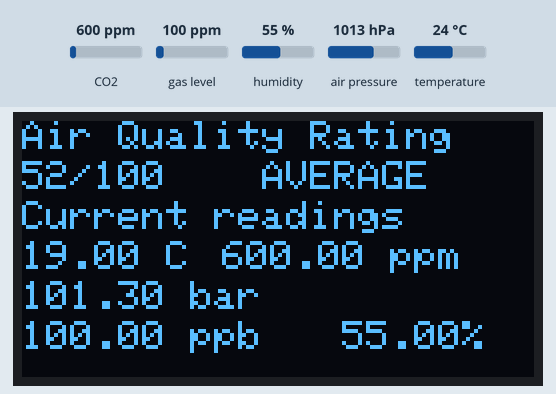
Simulated run of this sketch. Board: ESP32. On the bench: 128×64 one-colour display. The inputs (shaded band) are chosen by the test bench; at power-on: CO2 600 ppm, gas level 100 ppm, humidity 55 %, air pressure 1013 hPa, temperature 24 °C. WiFi joins after 1.5 s; servers stay silent unless stated; uploads are accepted with an empty reply; what the sketch prints to the serial monitor is not drawn.

Above: at 7.7 s.

The sketch:

boardCode.ino
```cpp
#include "WiFi.h"
#include "HTTPClient.h"
#include "Adafruit_CCS811.h"
#include "Adafruit_BMP280.h"
#include "ClosedCube_HDC1080.h"
#include "Wire.h"
#include "math.h"
#include "Adafruit_GFX.h"
#include "Adafruit_SSD1306.h"


// WIFI CONSTANTS
const char* ssid = "Cleo";
const char* password = "A2EF6FE599";
//const char* ssid = "KalameheCozy";
//const char* password = "Cozy1234";

// SENSORS
Adafruit_CCS811 ccs;
Adafruit_BMP280 bme;
ClosedCube_HDC1080 hdc1080;

// BOARD DATA
int board_ID = 1;

// DISPLAY RELATED
#define I2C_SDA 5
#define I2C_SCL 4
// W = WIDTH, H = HEIGHT
#define W 128
#define H 64

Adafruit_SSD1306 display(W, H, &Wire1, -1);


void setup() {
  Serial.begin(115200);
  Wire.begin();
  Wire1.begin(I2C_SDA, I2C_SCL, 115200);

  /////////////////////////////////////////////
  // Wifi start
  //

  WiFi.begin(ssid, password);

  while (WiFi.status() != WL_CONNECTED) {
    delay(500);
    Serial.println("Connecting to the WiFi network ...");
  }

  Serial.println("Connection established");

  /////////////////////////////////////////////

  /////////////////////////////////////////////
  // Sensor start-up

  // CCS sensor I2C 0x5A
  if(!ccs.begin(0x5A)) {
    Serial.println("Failed to start CCS811 sensor. Check connections/wiring.");
    while(1);
  }

  Serial.println("CCS811 sensor online.");

  float temp = ccs.calculateTemperature();
  ccs.setTempOffset(temp - 45.0);


  // BMP sensor I2C addr 0x76
  if (!bme.begin(0x76)) {
    Serial.println("Failed to start BMP280 sensor. Check connections/wiring.");
    while (1);
  }

  Serial.println("BMP280 sensor online.");

  // HDC1080 sensor I2C addr 0x40
  hdc1080.begin(0x40);

  Serial.println("HDC1080 sensor online.");

  /////////////////////////////////////////////


  /////////////////////////////////////////////
  // Display startup

  display.begin(SSD1306_SWITCHCAPVCC, 0x3c);
  display.clearDisplay();
  display.setTextColor(WHITE);
  display.setTextSize(1);

  Serial.println("Display online.");

  // Delay so that all sensors start getting correct and calibrated readings and so that the display would start up
  // Should be 3-4 in the final cut
  Serial.println("Calibrating sensors...");
  // CCS calibration reading
  ccs.readData();
  (ccs.calculateTemperature() - 32) * 5/9;
  ccs.getTVOC();
  ccs.geteCO2();

  // BMP calibration reading
  bme.readPressure()/1000;
  bme.readTemperature();

  // HDC calibration reading
  hdc1080.readHumidity();
  hdc1080.readTemperature();

  delay(6000);
  ccs.getTVOC();
  ccs.geteCO2();

  Serial.println("Calibration done.");

}

void post(float temp, float pressure, float VOC, float CO2, float humidity) {
  HTTPClient http;

  http.begin("https://airmonitor-2020.herokuapp.com/data");
  http.addHeader("Content-Type", "text/plain");

  int httpResponseCode = http.POST(String(board_ID) + "," + String(temp) + "," + String(pressure) + "," + String(VOC) +
  "," + String(CO2) + "," + String(humidity));

  if(httpResponseCode>0) {
    String response = http.getString();
    Serial.println(httpResponseCode);
    Serial.println(response);
  }
  else {
    Serial.print("Error on sending POST request: ");
    Serial.println(httpResponseCode);
  }

  http.end();

}

int rateAirQuality(float temp, float VOC, float CO2, float humidity) {
  // EACH OF THE 4 CATEGORIES GIVE 25 POINTS.
  // 25 IS MAX, 0 is MIN that a category can give
  // VOC LIMITS
  // 108 ppb VOC is WORST
  // 1 is BEST

  // CO2 LIMITS
  // 5000 WORST
  // 350 GOOD

  // HUMIDITY
  // HAS TO BE BELOW 60%, 60+% is WORST
  // 50%-59.99% is average
  // Below 50% is good

  // TEMPERATURE
  // 20-26 is good
  // UNDER 18 is bad and over 28 is bad
  int VOC_rating;
  int CO2_rating;
  int temp_rating;
  int hum_rating;

  // VOC RATING CALCULATION
  if (VOC > 108.0) {
    VOC_rating = 0;
  }
  else if (VOC <= 1.0) {
    VOC_rating = 25;
  }
  else {
    VOC_rating = (int) round(25-(25*((VOC-1.0)/107.0)));
  }
  Serial.println("VOC_rating: " + String(VOC_rating));

  // CO2 RATING CALCULATION
  if (CO2 > 5000.0) {
    CO2_rating = 0;
  }
  else if (CO2 <= 350.0) {
    CO2_rating = 25;
  }
  else {
    CO2_rating = (int) round(25-(25*((CO2-350.0)/4650.0)));
  }
  Serial.println("CO2_rating: " + String(CO2_rating));

  // HUMIDITY RATING CALCULATION
  if (humidity > 60.0) {
    hum_rating = 0;
  }
  else if (humidity <= 50.0) {
    hum_rating = 25;
  }
  else {
    hum_rating = (int) round(25-(25*((humidity-50.0)/10.0)));
  }
  Serial.println("hum_rating: " + String(hum_rating));

  // TEMP RATING CALCULATION
  if (temp > 28.0 || temp < 18.0) {
    temp_rating = 0;
  }
  else if (temp <= 26.0 && temp >= 20.0 ) {
    temp_rating = 25;
  }
  else {
    // Ülemine limiit ehk kalkulatsioonis kasutame 26 best ja 28 worst
    if (temp > 23) {
      temp_rating = (int) round(25-(25*((fabs(temp-26.0))/2.0)));
    }
    // Alumine limiit ehk kalkulatsioonis kasutame 20 best ja 18 worst
    else {
      temp_rating = (int) round(25-(25*((fabs(temp-20.0))/2.0)));
    }
  }
  Serial.println("temp_rating: " + String(temp_rating));


  return (VOC_rating + CO2_rating + temp_rating + hum_rating);
}

void displayData(int rating, String stringRating, float temp, float pressure,
float VOC, float CO2, float humidity) {
  display.clearDisplay();
  // X, Y
  // AIR QUALITY RATING
  display.setCursor(0,0);
  display.print("Air Quality Rating");

  // LEFT COLUMN
  display.setCursor(0, 10);
  display.print(String(rating) + "/100");

  // RIGHT COLUMN
  display.setCursor(60, 10);
  display.print(String(stringRating));

  // CURRENT SHOWINGS
  display.setCursor(0, 20);
  display.print("Current readings");

  // LEFT COLUMN
  display.setCursor(0, 30);
  display.print(String(temp) + " C");
  display.setCursor(0, 40);
  display.print(String(pressure) + " bar");
  display.setCursor(0, 50);
  display.print(String(VOC) + " ppb");

  // RIGHT COLUMN
  display.setCursor(50, 30);
  display.print(String(CO2) + " ppm");
  display.setCursor(80, 50);
  display.print(String(humidity) + "%");

  display.display();
}

// LOOP SHOULD HAVE 3-5 min DELAY IN THE BEGGINING BECAUSE VOC AND CO2 DATA TAKES LONGER TO COLLECT
void loop() {
  // Getting data from sensor
  float CCStemp;          // F
  float CCSVOC;           // ppb
  float CCSCO2;           // ppm

  // BMP data
  float BMPpressure;      // bar
  float BMPtemp;          // C

  // HDC1080 data
  float HDChumidity;      // %
  float HDCtemp;;         // C

  // TEMP AVERAGE BASED ON 3 SENSORS
  float TEMPavg;


  if(ccs.available()){
    ccs.readData();
    // CCS data
    CCStemp = (ccs.calculateTemperature() - 32) * 5/9; // C
    CCSVOC = ccs.getTVOC();               // ppb
    CCSCO2 = ccs.geteCO2();               // ppm

    // BMP data
    BMPpressure = bme.readPressure()/1000;// bar
    BMPtemp = bme.readTemperature();      // C

    // HDC1080 data
    HDChumidity = hdc1080.readHumidity(); // %
    HDCtemp = hdc1080.readTemperature();  // C

    // TEMP AVERAGE BASED ON 2 SENSORS

    //TEMPavg = (BMPtemp + HDCtemp)/2 - 5;
    TEMPavg = BMPtemp - 5;


    // %
    Serial.println("HDC Humidity: " + String(HDChumidity) + "%");
    // Celsius
    Serial.println("HDC Temperature: " + String(HDCtemp) + " C");
    // Original: Hectopascal | Modified to: bar
    Serial.println("BMP pressure: " + String(BMPpressure) + " bar");
    Serial.println("BMP temperature: " + String(BMPtemp) + " C");
    Serial.println("CCS881 CO2: " + String(CCSCO2) + " ppm");
    Serial.println("CCS881 VOC: " + String(CCSVOC) + " ppb");
    Serial.println("CCS881 Temperature: " + String(CCStemp) + " C");
    Serial.println("3 sensor temp avg: " + String(TEMPavg) + " C");
  }


  ///////////////////////////////////////////////////////////////
  // GETTING AND DISPLAYING AIR QUALITY RATINGS
  // GET AIR QUALITY RATING
  int rating = rateAirQuality(TEMPavg, CCSVOC, CCSCO2, HDChumidity);
  // DISPLAY AIR QUALITY RAITING ON OLED SCREEN
  String stringRating;
  if (rating < 50) {
    // BAD
    stringRating = "BAD";
  } else if (rating < 75) {
    // AVERAGE
    stringRating = "AVERAGE";
  } else {
    // GOOD
    stringRating = "GOOD";
  }

  displayData(rating, stringRating, TEMPavg, BMPpressure, CCSVOC, CCSCO2, HDChumidity);
  Serial.println("------------------------------------------------------");
  ///////////////////////////////////////////////////////////////


  // POST REQUEST
  post(TEMPavg, BMPpressure, CCSVOC, CCSCO2, HDChumidity);
  // Delay is in ms 60000 ms = 1 minute
  // 900000 ms = 15 min
  delay(300000);
}
```
